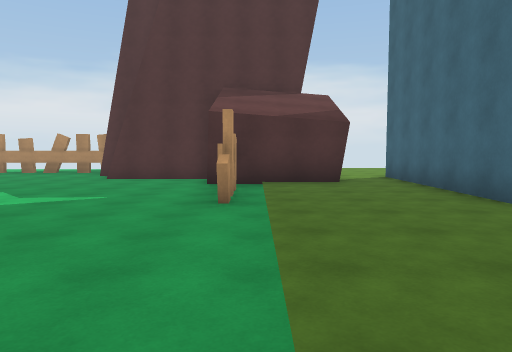
[1] (above)

16 first-person views from a walk through a 3-D level made in the Unity game engine. The camera is 1.5 m above the floor, tilts 4° down and sees 70° across. The floor is counted in squares, 2 m on a side. Each view is taken from the middle of a square. On the plan, view 1 faces up. The plan holds only what a view shows up to about 11 squares ahead; the rest is blank. The place goes on beyond the plan. The player character is not drawn.

[2]
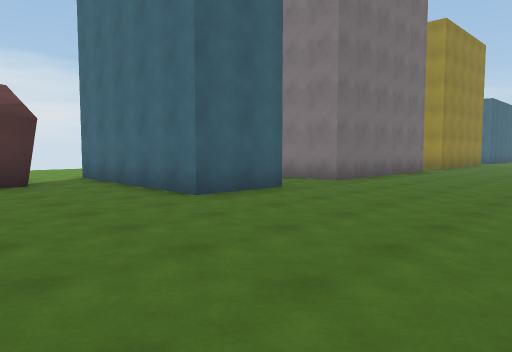

[3]
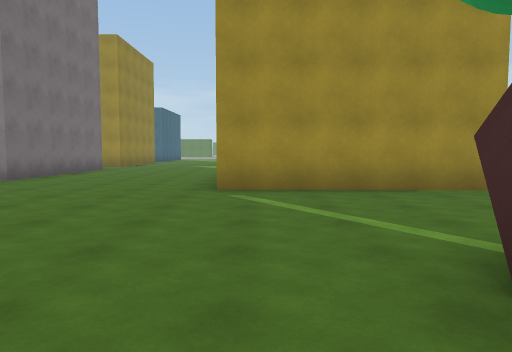

[4]
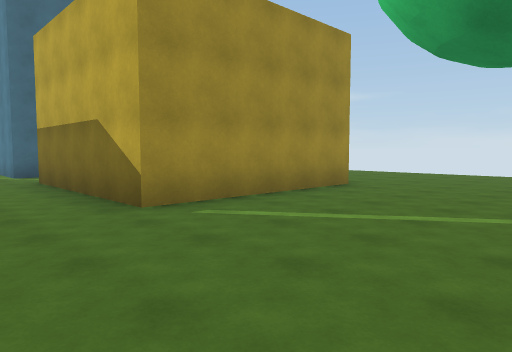

[5]
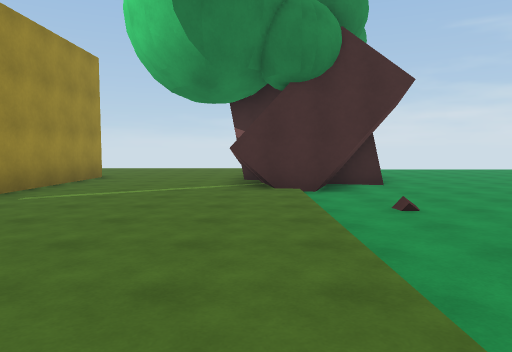

[6]
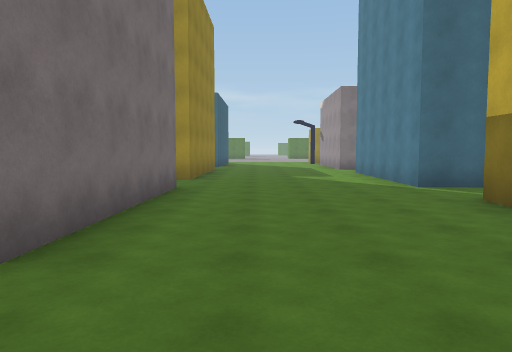

[7]
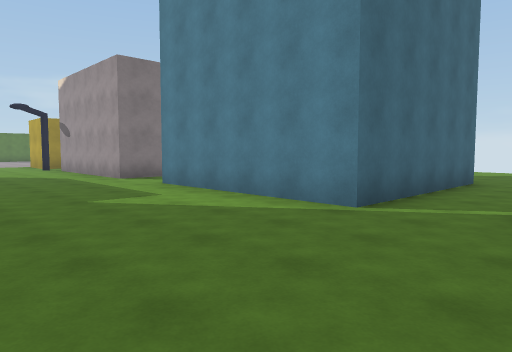

[8]
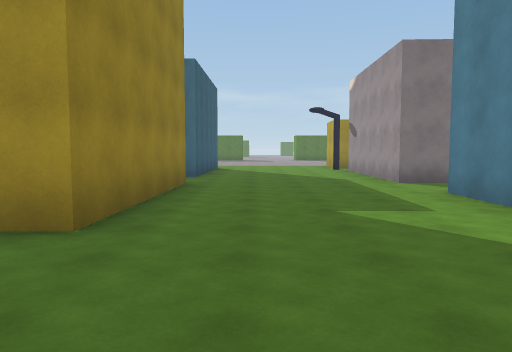

[9]
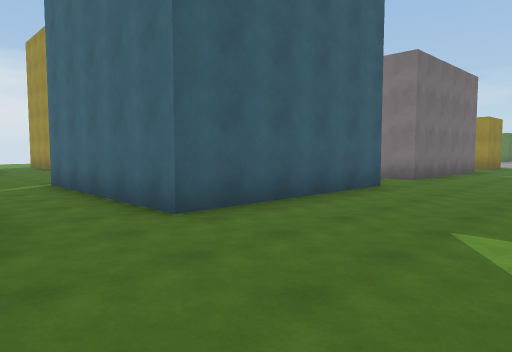

[10]
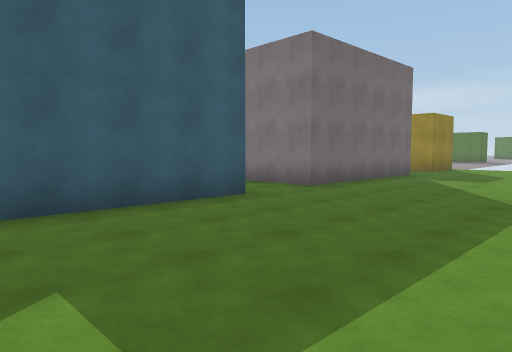

[11]
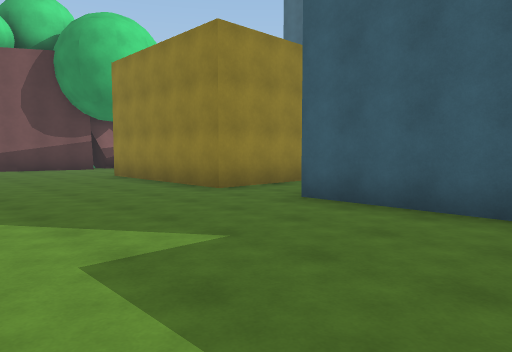

[12]
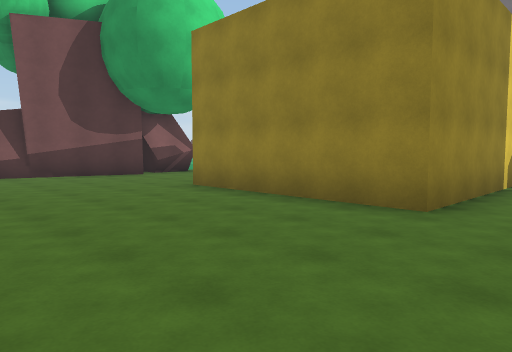

[13]
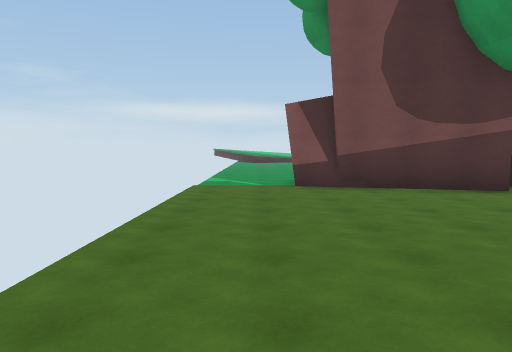

[14]
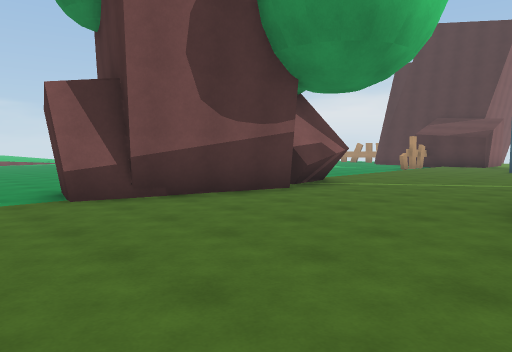

[15]
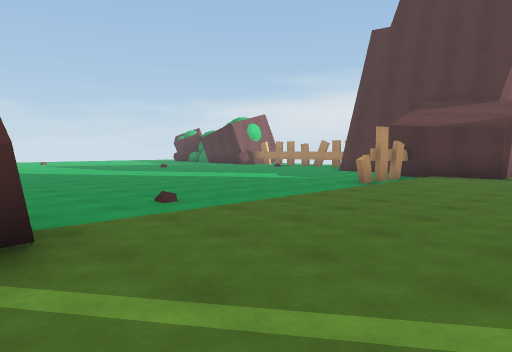

[16]
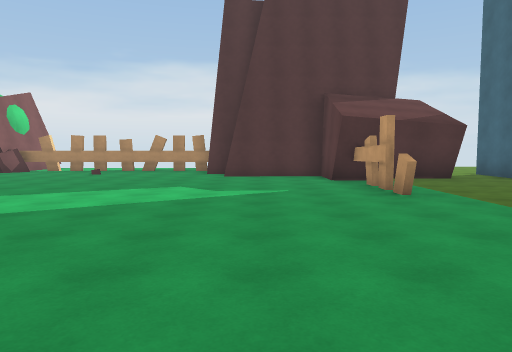

### Floor plan
Points are (right, up) in squares from view 1. A wall is a line through its corners. A room is listed if a view was taken in it or the views show most of it. See-through windows are left out.
Room 1 (views 1, 2, 3, 4, 5, 6, 7, 8, 9, 10, 11, 12, 13, 14, 15, 16)
walls: (10.4, -1) (10.4, -5.3) (5.3, -5.2) (5.4, -0.2) (10.5, -0.3); (5.4, 4.7) (3.4, 4.8) (3.4, 7.5); (12.4, 4.6) (7.4, 4.7); (1.6, -2.5) (1.1, -3.9); (1.6, -2.8) (1.4, -3.9); (1.5, -4.3) (0.4, -8.2); (-0.6, -2.2) (-0.4, -2.2); (-0.6, 4.9) (-0.6, 5.5); (1.9, 7.9) (-1.1, 7.9) (-1.1, 9.7) (-3.9, 9.7); (-1.3, -3.7) (-0.8, -2.2); (-0.4, 5.5) (-0.4, 4.9); (-0.6, 5.8) (-0.6, 8); (0.5, -7.3) (0.3, -8.2) (-1.6, -7.8); (-1.9, -3.5) (-0.8, -3.8); (-0.4, 6.4) (-0.4, 5.8); (17.4, -5.4) (12.3, -5.3) (12.4, -0.3) (17.5, -0.4); (-0.4, 7.4) (-0.4, 6.6); (19.4, -1.6) (19.4, -0.4) (22, -0.5); (19.4, 4.5) (14.3, 4.6); (21.9, 4.7) (21.3, 4.7); (23.5, -5.5) (19.3, -5.4) (19.4, -3.2)
low walls: (-1, -3.5) (-0.6, -2.2)
ways out: opening at (3, 8.5); opening at (6.5, 5); opening at (13.5, 5); opening at (20.5, 5); gap at (0, 6)

Where each view was taken, in squares from view 1:
view 1: 0 up, 0 right, facing up
view 2: 0 up, 0 right, facing up-right
view 3: 1 down, 1 left, facing right
view 4: 2 up, 1 right, facing down-right
view 5: 5 up, 1 right, facing down
view 6: 3 up, 5 right, facing right
view 7: 4 up, 10 right, facing down-right
view 8: 3 up, 11 right, facing right
view 9: 9 down, 10 right, facing up-right
view 10: 10 down, 13 right, facing up-right
view 11: 10 down, 16 right, facing up-left
view 12: 10 down, 12 right, facing up-left
view 13: 9 down, 8 right, facing left
view 14: 10 down, 6 right, facing up-left
view 15: 3 down, 4 right, facing up-left
view 16: 1 down, 3 left, facing up
